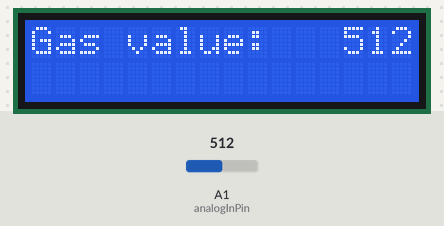
Bench run of a sketch on a simulated Arduino Uno, built with avr-gcc and run on an emulated ATmega328P. Parts: 16×2 character LCD. Inputs (shaded band) come from the test bench; at power-on: A1 (analogInPin) = 512.

Above: at 1.2 s.
1.3 s: A1 (analogInPin) set to 716
At 2.3 s:
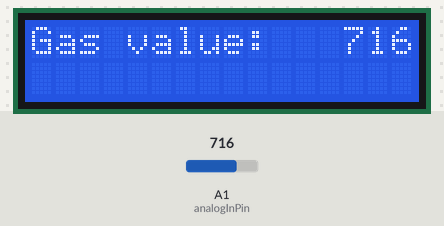
2.8 s: A1 (analogInPin) set to 900
At 3.4 s:
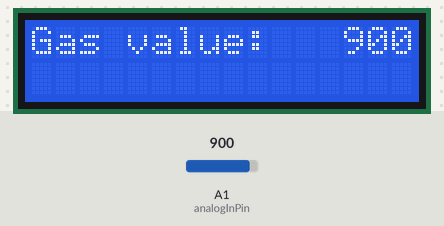
4.3 s: A1 (analogInPin) set to 1023
At 4.6 s:
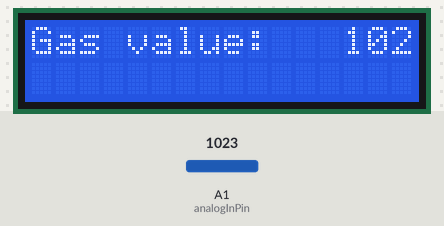
Timing chart, 0 to 7.3 s (numbered marks = the images above; inputs shaded):
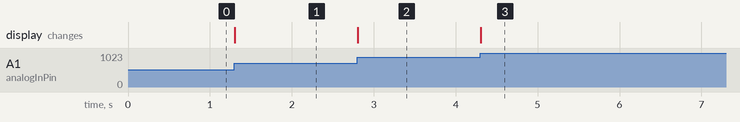

The sketch:

gas_sensor.ino
```cpp
#include <LiquidCrystal.h>
LiquidCrystal lcd(8,9,4,5,6,7);
const int analogInPin = A1;
int sensorValue = 0;
void setup() {
  lcd.begin(16, 2);
  lcd.setCursor(0,1);
//  lcd.write("testing 1 2 3 ");
}
void loop() {
sensorValue = analogRead(analogInPin);
 lcd.setCursor(0,0);
 lcd.write("Gas value:   ");
 lcd.print(sensorValue);
}
```

Measured:
- after the input at 1.3 s, the display: changes at once (image 1)
- after the input at 2.8 s, the display: changes at once (image 2)
- after the input at 4.3 s, the display: changes at once (image 3)
